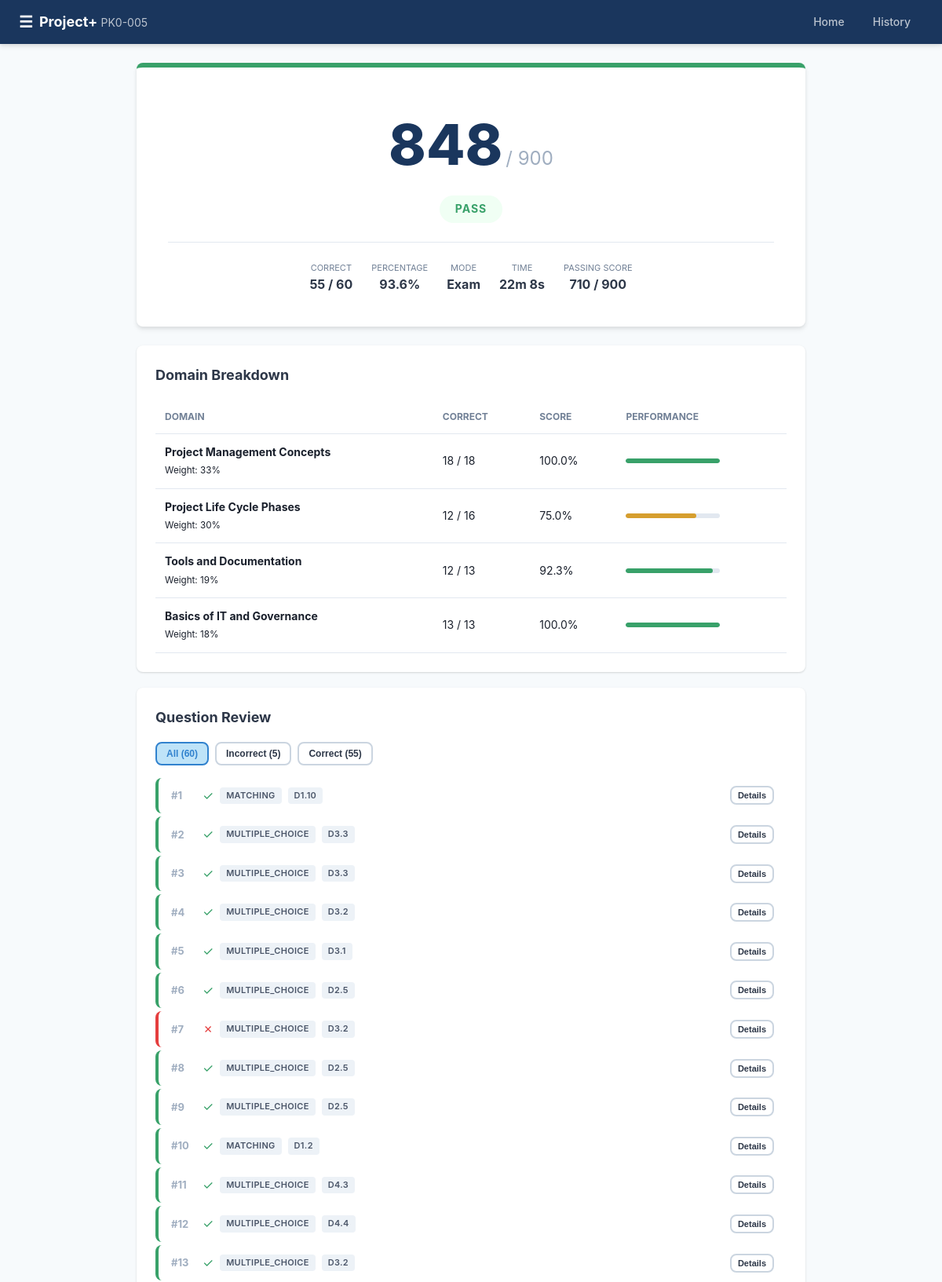
The page /results/034818cf (upper part) on the database its author committed.
### tables this page shows
CREATE TABLE quiz_sessions (
            id TEXT PRIMARY KEY,
            mode TEXT NOT NULL CHECK(mode IN ('study', 'exam')),
            bank_ids TEXT NOT NULL,
            started_at TEXT NOT NULL,
            completed_at TEXT,
            time_spent_seconds INTEGER DEFAULT 0,
            total_questions INTEGER NOT NULL,
            correct_count INTEGER DEFAULT 0,
            score_percentage REAL DEFAULT 0,
            scaled_score INTEGER DEFAULT 0,
            passed INTEGER DEFAULT 0,
            config_json TEXT
        );

CREATE TABLE question_responses (
            id INTEGER PRIMARY KEY AUTOINCREMENT,
            session_id TEXT NOT NULL,
            question_id TEXT NOT NULL,
            question_type TEXT NOT NULL,
            domain TEXT,
            objective TEXT,
            user_answer TEXT,
            correct_answer TEXT,
            is_correct INTEGER NOT NULL DEFAULT 0,
            partial_score REAL DEFAULT 0,
            time_spent_seconds INTEGER DEFAULT 0,
            FOREIGN KEY (session_id) REFERENCES quiz_sessions(id) ON DELETE CASCADE
        );

### app.py (the view)
@app.route("/results/<session_id>")
def results_page(session_id):
    session = db.get_session(session_id)
    if not session:
        return redirect(url_for("index"))
    responses = db.get_session_responses(session_id)
    domains = db.get_domain_breakdown(session_id)
    return render_template(
        "results.html",
        session=session,
        responses=responses,
        domains=domains,
        domain_weights=DOMAIN_WEIGHTS,
        passing_score=PASSING_SCORE,
    )

### database.py (called while the page is built)
def get_connection():
    os.makedirs(os.path.dirname(DATABASE_PATH), exist_ok=True)
    conn = sqlite3.connect(DATABASE_PATH)
    conn.row_factory = sqlite3.Row
    conn.execute("PRAGMA journal_mode=WAL")
    conn.execute("PRAGMA foreign_keys=ON")
    return conn

def get_session(session_id):
    conn = get_connection()
    row = conn.execute(
        "SELECT * FROM quiz_sessions WHERE id = ?", (session_id,)
    ).fetchone()
    conn.close()
    if row:
        return dict(row)
    return None

def get_session_responses(session_id):
    conn = get_connection()
    rows = conn.execute(
        "SELECT * FROM question_responses WHERE session_id = ? ORDER BY id",
        (session_id,),
    ).fetchall()
    conn.close()
    return [dict(r) for r in rows]

def get_domain_breakdown(session_id):
    conn = get_connection()
    rows = conn.execute(
        """SELECT
               domain,
               COUNT(*) as total,
               SUM(is_correct) as correct,
               ROUND(AVG(is_correct) * 100, 1) as pct
           FROM question_responses
           WHERE session_id = ? AND domain IS NOT NULL
           GROUP BY domain
           ORDER BY domain""",
        (session_id,),
    ).fetchall()
    conn.close()
    return [dict(r) for r in rows]

### templates/results.html (shortened to what this page needs)
{% extends "base.html" %}
{% block content %}
<div class="results-container">
    <section class="score-card {% if session.passed %}passed{% else %}failed{% endif %}">
        <div class="score-main">
            <div class="score-number">{{ session.scaled_score }}</div>
            <div class="score-max">/ 900</div>
        </div>
        <div class="score-status">
            {% if session.passed %}
            <span class="status-badge pass">PASS</span>
            {% else %}
            <span class="status-badge fail">NOT YET PASSING</span>
            {% endif %}
        </div>
        <div class="score-details">
            <div class="score-detail">
                <span class="detail-label">Correct</span>
                <span class="detail-value">{{ session.correct_count }} / {{ session.total_questions }}</span>
            </div>
            <div class="score-detail">
                <span class="detail-label">Percentage</span>
                <span class="detail-value">{{ "%.1f"|format(session.score_percentage) }}%</span>
            </div>
            <div class="score-detail">
                <span class="detail-label">Mode</span>
                <span class="detail-value">{{ session.mode|capitalize }}</span>
            </div>
            <div class="score-detail">
                <span class="detail-label">Time</span>
                <span class="detail-value">
                    {% set mins = (session.time_spent_seconds or 0) // 60 %}
                    {% set secs = (session.time_spent_seconds or 0) % 60 %}
                    {{ mins }}m {{ secs }}s
                </span>
            </div>
            <div class="score-detail">
                <span class="detail-label">Passing Score</span>
                <span class="detail-value">{{ passing_score }} / 900</span>
            </div>
        </div>
    </section>
    <section class="card">
        <h2>Domain Breakdown</h2>
        <div class="domain-table">
            <table>
                <thead>
                    <tr>
                        <th>Domain</th>
                        <th>Correct</th>
                        <th>Score</th>
                        <th>Performance</th>
                    </tr>
                </thead>
                <tbody>
                    {% for d in domains %}
                    <tr>
                        <td>
                            <strong>{{ domain_weights.get(d.domain, {}).get('name', 'Domain ' + d.domain) }}</strong>
                            <br><small>Weight: {{ (domain_weights.get(d.domain, {}).get('weight', 0) * 100)|int }}%</small>
                        </td>
                        <td>{{ d.correct }} / {{ d.total }}</td>
                        <td>{{ d.pct }}%</td>
                        <td>
                            <div class="progress-bar sm">
                                <div class="progress-fill {% if d.pct >= 79 %}good{% elif d.pct >= 60 %}ok{% else %}poor{% endif %}"
                                     style="width: {{ d.pct }}%"></div>
                            </div>
                        </td>
                    </tr>
                    {% endfor %}
                </tbody>
            </table>
        </div>
    </section>
    <section class="card">
        <h2>Question Review</h2>
        <div class="review-filters">
            <button class="btn btn-sm btn-outline active" data-filter="all">All ({{ responses|length }})</button>
            <button class="btn btn-sm btn-outline" data-filter="incorrect">
                Incorrect ({{ responses|selectattr('is_correct', 'equalto', 0)|list|length }})
            </button>
            <button class="btn btn-sm btn-outline" data-filter="correct">
                Correct ({{ responses|selectattr('is_correct', 'equalto', 1)|list|length }})
            </button>
        </div>
        <div class="review-list" id="review-list">
            {% for r in responses %}
            <div class="review-item {% if r.is_correct %}correct{% else %}incorrect{% endif %}"
                 data-correct="{{ r.is_correct }}">
                <div class="review-header">
                    <span class="review-num">#{{ loop.index }}</span>
                    <span class="review-icon">{% if r.is_correct %}&#10003;{% else %}&#10007;{% endif %}</span>
                    <span class="review-type badge">{{ r.question_type }}</span>
                    {% if r.domain %}
                    <span class="review-domain badge">D{{ r.domain }}{% if r.objective %}.{{ r.objective.split('.')|last }}{% endif %}</span>
                    {% endif %}
                    <button class="btn btn-xs btn-outline review-toggle">Details</button>
                </div>
            </div>
            {% endfor %}
        </div>
    </section>
</div>
{% endblock %}

### static/css/style.css (style rules this page uses)
*, *::before, *::after { box-sizing: border-box; margin: 0; padding: 0; }
:root { --primary: #1a365d; --primary-light: #2b6cb0; --primary-lighter: #bee3f8; --accent: #3182ce; --success: #38a169; --success-bg: #f0fff4; --danger: #e53e3e; --danger-bg: #fff5f5; --warning: #d69e2e; --warning-bg: #fffff0; --gray-50: #f7fafc; --gray-100: #edf2f7; --gray-200: #e2e8f0; --gray-300: #cbd5e0; --gray-400: #a0aec0; --gray-500: #718096; --gray-600: #4a5568; --gray-700: #2d3748; --gray-800: #1a202c; --radius: 8px; --shadow: 0 1px 3px rgba(0,0,0,.1), 0 1px 2px rgba(0,0,0,.06); --shadow-md: 0 4px 6px rgba(0,0,0,.07), 0 2px 4px rgba(0,0,0,.06); }
body { font-family: -apple-system, BlinkMacSystemFont, "Segoe UI", Roboto, "Helvetica Neue", Arial, sans-serif; background: var(--gray-50); color: var(--gray-800); line-height: 1.6; padding-top: 56px; }
.btn { display: inline-flex; align-items: center; justify-content: center; gap: 6px; padding: 10px 20px; border-radius: var(--radius); font-size: 14px; font-weight: 600; border: 2px solid transparent; cursor: pointer; transition: .15s; text-decoration: none; white-space: nowrap; }
.btn-outline { background: white; color: var(--gray-700); border-color: var(--gray-300); }
.btn-outline.active { background: var(--primary-lighter); border-color: var(--accent); color: var(--accent); }
.btn-sm { padding: 6px 12px; font-size: 12px; }
.btn-xs { padding: 4px 8px; font-size: 11px; }
.card { background: white; border-radius: var(--radius); box-shadow: var(--shadow); padding: 24px; margin-bottom: 20px; }
.card h2 { font-size: 18px; color: var(--gray-700); margin-bottom: 16px; }
.progress-bar { height: 8px; background: var(--gray-200); border-radius: 4px; overflow: hidden; }
.progress-bar.sm { height: 6px; }
.progress-fill { height: 100%; border-radius: 4px; transition: width .3s; }
.progress-fill.good { background: var(--success); }
.progress-fill.ok { background: var(--warning); }
.badge { display: inline-block; padding: 2px 8px; border-radius: 4px; font-size: 11px; font-weight: 600; text-transform: uppercase; letter-spacing: .3px; background: var(--gray-100); color: var(--gray-600); }
.results-container { max-width: 900px; margin: 0 auto; padding: 24px; }
.score-card { background: white; border-radius: var(--radius); box-shadow: var(--shadow-md); padding: 40px; text-align: center; margin-bottom: 24px; border-top: 6px solid var(--gray-300); }
.score-card.passed { border-top-color: var(--success); }
.score-main { display: flex; align-items: baseline; justify-content: center; gap: 4px; margin-bottom: 8px; }
.score-number { font-size: 72px; font-weight: 800; color: var(--primary); }
.score-max { font-size: 24px; color: var(--gray-400); }
.status-badge { display: inline-block; padding: 6px 20px; border-radius: 20px; font-size: 14px; font-weight: 700; letter-spacing: 1px; }
.status-badge.pass { background: var(--success-bg); color: var(--success); }
.score-details { display: flex; flex-wrap: wrap; justify-content: center; gap: 24px; margin-top: 24px; padding-top: 24px; border-top: 1px solid var(--gray-200); }
.score-detail { text-align: center; }
.detail-label { font-size: 11px; color: var(--gray-500); text-transform: uppercase; display: block; }
.detail-value { font-size: 16px; font-weight: 700; color: var(--gray-700); }
.domain-table table { width: 100%; border-collapse: collapse; }
.domain-table th, .domain-table td { padding: 12px; text-align: left; border-bottom: 1px solid var(--gray-200); }
.domain-table th { font-size: 12px; color: var(--gray-500); text-transform: uppercase; }
.domain-table td { font-size: 14px; }
.domain-table .progress-bar { width: 120px; }
.review-filters { display: flex; gap: 8px; margin-bottom: 16px; }
.review-list { display: flex; flex-direction: column; gap: 4px; }
.review-item { padding: 10px 16px; border-radius: var(--radius); border-left: 4px solid var(--gray-300); background: white; }
.review-item.correct { border-left-color: var(--success); }
.review-item.incorrect { border-left-color: var(--danger); }
.review-header { display: flex; align-items: center; gap: 8px; flex-wrap: wrap; }
.review-num { font-weight: 700; color: var(--gray-400); font-size: 13px; min-width: 32px; }
.review-icon { font-size: 16px; }
.review-item.correct .review-icon { color: var(--success); }
.review-item.incorrect .review-icon { color: var(--danger); }
.review-toggle { margin-left: auto; }

### rows shown on the page
quiz_sessions: scaled_score "848", correct_count "55", total_questions "60", score_percentage "93.6", mode "Exam"
question_responses: question_type "MATCHING", domain "1", objective.split|last "10"
question_responses: question_type "MULTIPLE_CHOICE", domain "3", objective.split|last "3"
question_responses: question_type "MULTIPLE_CHOICE", domain "3", objective.split|last "3"
question_responses: question_type "MULTIPLE_CHOICE", domain "3", objective.split|last "2"
question_responses: question_type "MULTIPLE_CHOICE", domain "3", objective.split|last "1"
question_responses: question_type "MULTIPLE_CHOICE", domain "2", objective.split|last "5"
question_responses: question_type "MULTIPLE_CHOICE", domain "3", objective.split|last "2"
question_responses: question_type "MULTIPLE_CHOICE", domain "2", objective.split|last "5"
question_responses: question_type "MULTIPLE_CHOICE", domain "2", objective.split|last "5"
question_responses: question_type "MATCHING", domain "1", objective.split|last "2"
question_responses: question_type "MULTIPLE_CHOICE", domain "4", objective.split|last "3"
question_responses: question_type "MULTIPLE_CHOICE", domain "4", objective.split|last "4"
question_responses: question_type "MULTIPLE_CHOICE", domain "3", objective.split|last "2"

### other values the page prints
{{ mins }} "22"
{{ secs }} "8"
{{ passing_score }} "710"
{{ domain_weights.get(d.domain, {}).get('name', 'Domain ' + d.domain) }} "Project Management Concepts" "Project Life Cycle Phases" "Tools and Documentation" "Basics of IT and Governance"
{{ (domain_weights.get(d.domain, {}).get('weight', 0) * 100)|int }} "33" "30" "19" "18"
{{ d.correct }} "18" "12" "12" "13"
{{ d.total }} "18" "16" "13" "13"
{{ d.pct }} "100.0" "75.0" "92.3" "100.0"
{{ responses|length }} "60"
{{ responses|selectattr('is_correct', 'equalto', 0)|list|length }} "5"
{{ responses|selectattr('is_correct', 'equalto', 1)|list|length }} "55"
